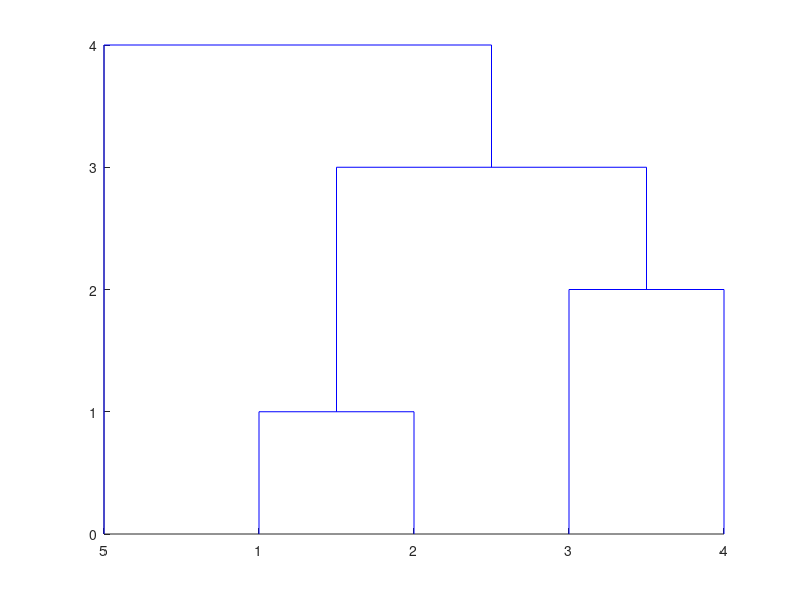

Source code (MATLAB):
clc,clear;
a = [ 1,0; 1,1; 3,2; 4,3; 2,5];
y = pdist(a,'cityblock')
yc = squareform(y)
z = linkage(y)
dendrogram(z)
T = cluster(z,'maxclust',3)
for i = 1:3
    tm = find(T == i)
    tm = reshape( tm,1,length(tm) );
    fprintf( '%s are in %dth cluster\n',int2str(tm),i );
end